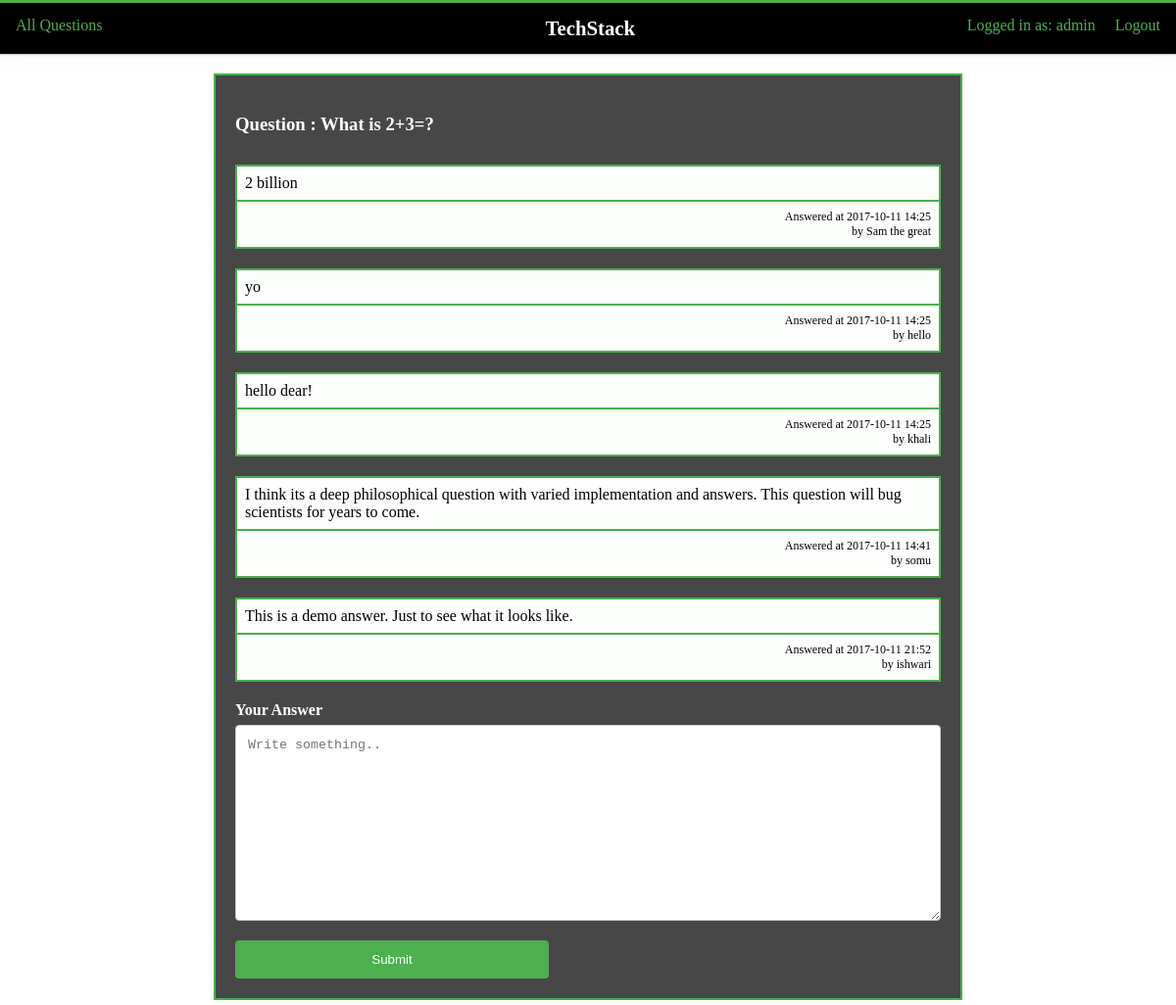
Screenshot of /polls/5/ (signed in) with the database file from the repository.
### polls/models.py (models this page shows, shortened)
class Question(models.Model):
    question_text = models.CharField(max_length=200)
    pub_date = models.DateTimeField('date published')

class Answer(models.Model):
    question = models.ForeignKey(Question, on_delete=models.CASCADE)
    answer_text = models.CharField(max_length=500)
    author_text = models.CharField(max_length=20)
    created_at = models.DateTimeField(auto_now_add=True)

### polls/views.py (the view)
# urls.py: url(r'^(?P<question_id>[0-9]+)/$', views.detail, name='detail'),
def detail(request, question_id):
	if not request.user.is_authenticated:
		messages.error(request, 'Please login first to view the questions!')
		return HttpResponseRedirect('/polls/login/')
	else:
		question = get_object_or_404(Question, pk=question_id)
		return render(request, 'polls/detail.html', {'question': question})

### polls/templates/polls/detail.html (shortened to what this page needs)
{% load static %}
<!DOCTYPE html>
<html>
  <head>
  	<link rel="stylesheet" href="{% static 'answers.css' %}" type="text/css">
  	<link rel="stylesheet" href="{% static 'common.css' %}" type="text/css">
  </head>
  <body>
  		<ul class="navbar">
		  <li><a href="/polls">All Questions</a></li>
		  <li class="heading"><a>TechStack</a></li>
		  <li style="float:right"><span>Logged in as: {{ request.user.username }}</span> <a class="active" href="/polls/logout">Logout</a></li>
		</ul>
	   	<div class="question-container container">
	   		<h3>Question : {{ question.question_text }}</h3>
		  	<div class="answer-container">
		  		{% for answer in question.answer_set.all %}
		  			<table class="answer">
		  				<tr class="answer-text">
		  					<td>{{answer.answer_text}}</td>
		  				</tr>
		  				<tr class="answer-meta">
		  					<td>
		  						<p class="answer-added-at">Answered at {{ answer.created_at|date:'Y-m-d H:i' }}</p><p class="answer-given-by">by {{ answer.author_text }}</p>
		  					</td>
		  				</tr>
		  			</table>
				{% endfor %}
		  	</div>
		  <form action="/polls/{{question.id}}/get_answer/" method="POST">
		    <label for="subject"><strong>Your Answer</strong></label>
		    <textarea id="subject" name="your_answer" placeholder="Write something.." style="height:200px"></textarea>
		    <input type="submit" value="Submit">
		  </form>
		</div>
  </body>
</html>

### polls/static/answers.css (style rules this page uses)
.answer-container { margin-top: 30px; width: 60vw; }
.answer { width: 100%; border: 2px solid #4CAF50; box-shadow: 0px 1px 1px #444; margin-bottom: 20px; background: #FDFFFC; color: #000; }
.answer .answer-text { border-bottom:2px solid #4CAF50; }
.answer .answer-given-by { text-align: right; margin: 0; }
.answer .answer-added-at { text-align: right; margin: 0; }
textarea { width: 100%; padding: 12px; border: 1px solid #ccc; border-radius: 4px; box-sizing: border-box; margin-top: 6px; margin-bottom: 16px; resize: vertical; }
input[type=submit] { background-color: #4CAF50; color: white; padding: 12px 20px; border: none; border-radius: 4px; cursor: pointer; min-width: 320px; }
.container { margin: 20px auto 20px auto; width: 60vw; }
.question-container.container { padding: 20px; background: #474747; color: #fff; border: 2px solid #4CAF50; }
table { border-collapse: collapse; width: 100%; }
th, td { text-align: left; padding: 8px; }
.answer-meta { font-size: 0.75em; }

### polls/static/common.css (style rules this page uses)
body { margin:0; }
ul.navbar { list-style-type: none; margin: 0; padding: 0; overflow: hidden; background-color: #000; border-top: 3px solid #4CAF50; box-shadow: 0 1px 0 rgba(12,13,14,0.1), 0 1px 3px rgba(12,13,14,0.1), 0 4px 20px rgba(12,13,14,0.035), 0 1px 1px rgba(12,13,14,0.025); }
ul.navbar li { float: left; color: #4CAF50; }
ul.navbar li a { display: inline-block; text-align: center; padding: 14px 16px; text-decoration: none; color: #4CAF50; }
ul.navbar li.heading { margin-left: 35%; font-size: 1.2em; cursor: pointer; }
ul.navbar li.heading a { color:#fff; font-weight: bold; font-size: 1.3rem; }

### rows the page displays
Question: question_text "What is 2+3=?"
Answer: answer_text "2 billion", created_at "2017-10-11 14:25", author_text "Sam the great"
Answer: answer_text "yo", created_at "2017-10-11 14:25", author_text "hello"
Answer: answer_text "hello dear!", created_at "2017-10-11 14:25", author_text "khali"
Answer: answer_text "I think its a deep philosophical question with varied implementation and answers. This question will bug scientists for years to come.", created_at "2017-10-11 14:41", author_text "somu"
Answer: answer_text "This is a demo answer. Just to see what it looks like.", created_at "2017-10-11 21:52", author_text "ishwari"

### other values shown
{{ request.user.username }} "admin"
